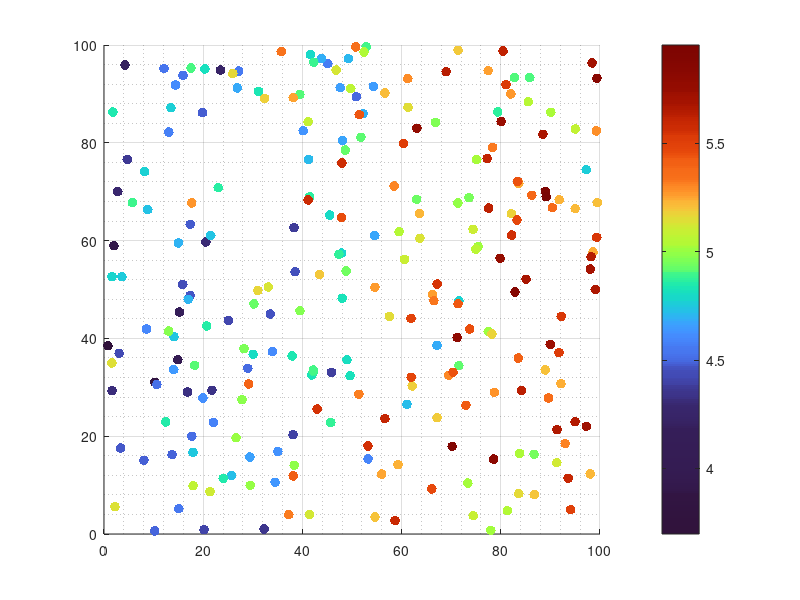

Recreate this plot in MATLAB.
% Generate some random data to use as an example.
n = 250;
x = 100.0 * rand(n,1);
y = 100.0 * rand(n,1);

mu = 4.5 + (x-min(x))/(max(x)-min(x));  % the mean increases left to right.
z = normrnd(mu, 0.3, n, 1);             % normal random values with a shifting mean.

% The following gives a nonlinear scaling for the selection
% of colors, but a linear scale on the colorbar. This results
% in dots that have colors evenly distributed across the choosen
% range, but the colorbar is squished.

[s,I] = sort(z);
baseMap = turbo(n);
scatter(x(I), y(I), 50, baseMap, 'filled');
grid(gca,'minor')
grid on

newMap = interp1(s, baseMap, linspace(s(1), s(n), n));
colormap(newMap)
caxis([s(1), s(n)]);
colorbar;
